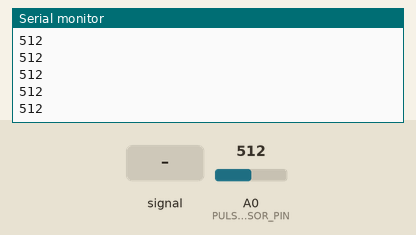
Bench run of a sketch on a simulated Arduino Uno, built with avr-gcc and run on an emulated ATmega328P. On the bench: the last lines printed to the serial monitor. The inputs (shaded band) are chosen by the test bench; at power-on: A0 (PULSE_SENSOR_PIN) = 512.

Above: at 1.2 s.
1.3 s: A0 (PULSE_SENSOR_PIN) fed a 200 Hz sine of ±81 counts around its level
At 1.8 s:
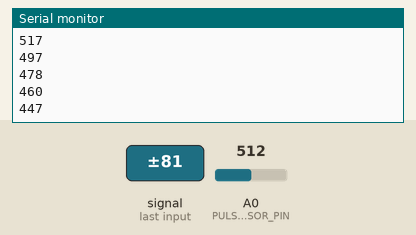
2.8 s: A0 (PULSE_SENSOR_PIN) set to 716
At 3.6 s:
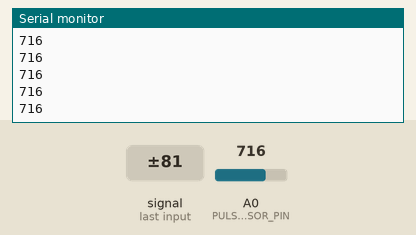
4.3 s: A0 (PULSE_SENSOR_PIN) fed a 1000 Hz sine of ±255 counts around its level
At 4.9 s:
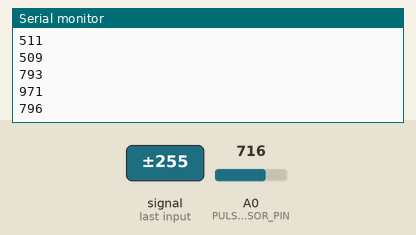
5.8 s: A0 (PULSE_SENSOR_PIN) set to 900
At 6.3 s:
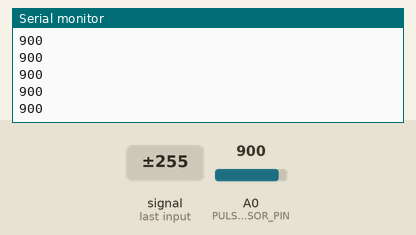
Timing chart, 0 to 8.3 s (numbered marks = the images above; inputs shaded):
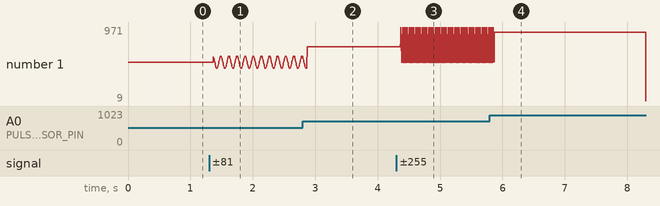

The sketch:

Send_Heartbeat_Signal.ino
```cpp
int const PULSE_SENSOR_PIN = 0;
int Signal;

void setup() {
  Serial.begin(9600);
}

void loop() {
  Signal = analogRead(PULSE_SENSOR_PIN);
  Serial.println(Signal);
  delay(1);
}
```

Measured:
- after the input at 1.3 s, the serial monitor: prints a new line after 0.07 s (image 1)
- after the input at 2.8 s, the serial monitor: prints a new line after 0.07 s (image 2)
- after the input at 4.3 s, the serial monitor: prints a new line after 0.07 s (image 3)
- after the input at 5.8 s, the serial monitor: prints a new line after 0.07 s (image 4)
- plotted number 1: 512 → 583 after the input at 1.3 s, 583 → 716 after the input at 2.8 s, 716 → 793 after the input at 4.3 s
